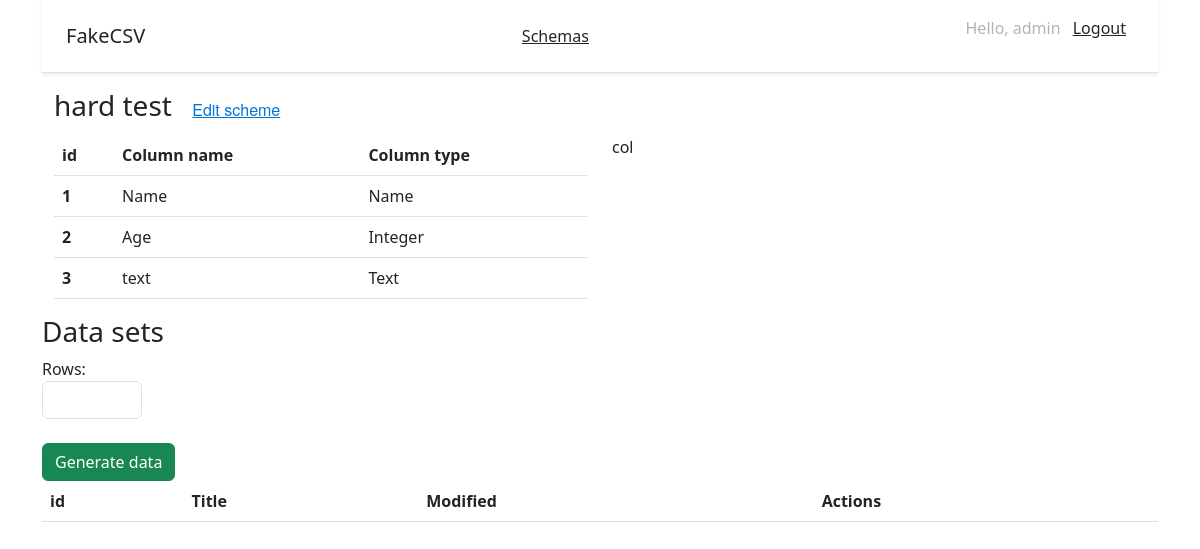
Page /generate_csv/3/ (signed in) on the committed database.
### mystical_users/models.py (models this page shows, shortened)
class Schema(models.Model):
    title = models.CharField(max_length=100, verbose_name='Title', blank=True)
    modified = models.DateTimeField(auto_now_add=True, verbose_name='Modified')

class Column(models.Model):
    name = models.CharField(max_length=60)
    type = models.CharField(max_length=20)
    order = models.IntegerField()
    number = models.IntegerField(blank=True, null=True)
    start = models.IntegerField(blank=True, null=True)
    end = models.IntegerField(blank=True, null=True)
    schema = models.ForeignKey(Schema, on_delete=models.CASCADE, blank=True)

### mystical_users/views.py (the view)
# urls.py: path('generate_csv/<int:schema_id>/', views.generate_csv, name='generate_csv'),
@login_required
def generate_csv(request, schema_id):
    current_columns = Column.objects.filter(schema_id=schema_id).all()
    current_schema = Schema.objects.get(pk=schema_id)
    if request.method == 'POST':
        count = int(request.POST.get('count'))
        data = []
        for element in current_columns:
            data.append(str(element.name))
            data.append(str(element.type))
            if str(element.type) == 'text':
                data.append(str(element.number))
            elif str(element.type) == 'Integer':
                data.append(str(element.start))
                data.append(str(element.end))
            data.append(str(element.order))
        print(data)
        file_path = create_csv_file(data=data, number=count)
        csv = File.objects.create(path=file_path, schema=current_schema)
        data = {'message': 'CSV data generated successfully'}
        return JsonResponse(data)
    else:
        files = File.objects.filter(schema_id=schema_id).all()
        context = {
            'files': files,
            'current_schema': current_schema,
            'current_columns': current_columns
        }
        return render(request, 'generate_csv.html', context)

### mystical_users/templates/generate_csv.html (shortened to what this page needs)
{% extends 'base.html' %}
{% block content %}
<div class="container">
  <div class="row">
    <div class="col">
        <h3>
          {{ current_schema.title }}
          <small class="text-muted"><a class="btn btn-link" href="/generate_csv/{{ current_schema.id }}" id="Edit">Edit scheme</a></small>
      </h3>
    </div>
  </div>
  <div class="row">
  <div class="col">
    <table class="table">
  <thead>
    <tr>
      <th scope="col">id</th>
      <th scope="col">Column name</th>
      <th scope="col">Column type</th>
    </tr>
  </thead>
  <tbody>
  {% for item in current_columns %}
  <tr>
     <th scope="row">{{ item.order }}</th>
     <td>{{ item.name }}</td>
     <td>{{ item.type }}</td>
  </tr>
{% endfor %}
  </tbody>
</table>
  </div>
  <div class="col">
    col
  </div>
  </div>
</div>
  <div class="row">
    <div class="col">
        <h3>Data sets</h3>
    </div>
    <div class="col">
    </div>
    <div class="col">
    </div>
    <div class="col">
    </div>
  <form id="myForm" method="post" enctype="multipart/form-data">
    <div class="col">
      Rows:
       <input type="number" class="form-control" value="start" name="count" style="width: 100px;" required>
    </div>
    <div class="col">
      <br>
      <button class="btn btn-success" type="submit">Generate data</button>
    </div>
  </form>
  </div>
<table class="table">
  <thead>
    <tr>
      <th scope="col">id</th>
      <th scope="col">Title</th>
      <th scope="col">Modified</th>
      <th scope="col">Actions</th>
    </tr>
  </thead>
</table>
{% endblock %}

### mystical_users/templates/base.html (shortened to what this page needs)
<!doctype html>
<html lang="ru">
<head>
    <link href="https://cdn.jsdelivr.net/npm/bootstrap@5.3.0-alpha1/dist/css/bootstrap.min.css" rel="stylesheet">
    {% load static %}
    {% block extrastyle %}
    <link rel="stylesheet" href="{% static 'css/login.css' %}">
    <link rel="stylesheet" href="{% static 'css/schemas.css' %}">
    {% endblock %}
</head>
<body>
<div class="container">
  <div class="d-flex flex-column flex-md-row align-items-center justify-content-between p-3 px-md-4 mb-3 bg-white border-bottom shadow-sm">
      <div>
      <h5 class="my-0 font-weight-normal">FakeCSV</h5>
         </div>
         <div>
      <a class="p-2 text-dark" href="{% url 'schemas' %}">Schemas</a>
        </div>
    {% if request.user.is_authenticated %}
    <nav class="my-2 my-md-0" style="color: rgba(0, 0, 0, 0.3);">
      <p>Hello, {{ request.user.username }} <a class="p-2 text-dark" href="{% url 'logout' %}">Logout</a></p>
    </nav>
    {% endif %}
  </div>
</div>
    <div class="container">
        {% block content %}{% endblock %}
    </div>
</body>
</html>

### static/css/schemas.css (style rules this page uses)
#Edit { font-family: 'Helvetica Neue'; font-style: normal; font-weight: 400; font-size: 16px; line-height: 21px; color: #0275D8; }

### rows in the picture
Schema: title "hard test"
Column: order "1", name "Name", type "Name"
Column: order "2", name "Age", type "Integer"
Column: order "3", name "text", type "Text"

### other values in the picture
{{ request.user.username }} "admin"
